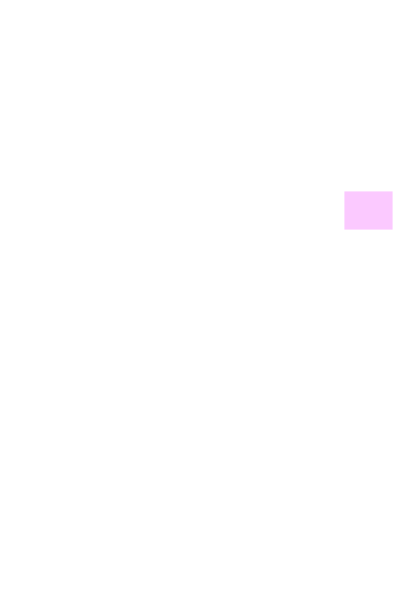
Frame 1 (no input)
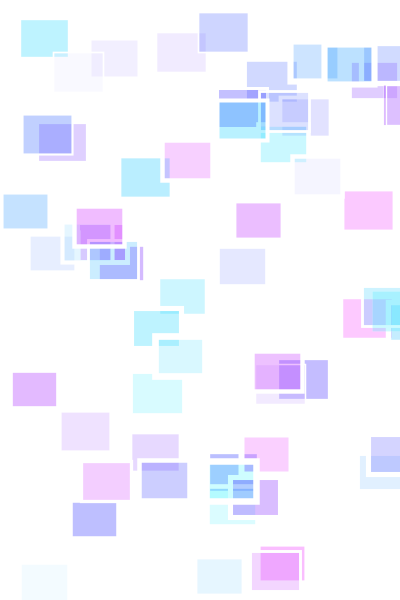
Frame 60 (the mouse pressed at the canvas centre just before this capture)
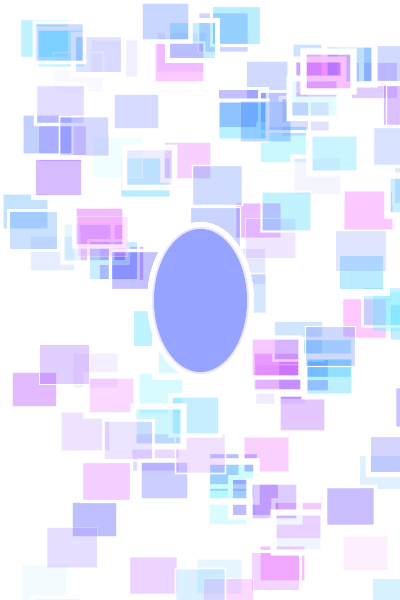
Frame 120 (the mouse held since frame 60 and released just before this capture)

The Processing sketch that drew these frames (run headless with seeded random() and noise(); from frame 60 on, the mouse is pressed at the canvas centre):

// Processing sketch: processing_148259
// ── processing_148259.pde

void setup ()
{
  size(400, 600);
  background (255,255,255,0);
  smooth();
  frameRate(random (60));
}
void draw ()
{
  strokeWeight(random(7));
  stroke(255,255,255);
  fill(random(255), (random(255)), 255, 70) ;
  ellipse(mouseX, mouseY, mouseX/2, mouseY/2);
  rect(random(width), random(height), 50,40);
}
